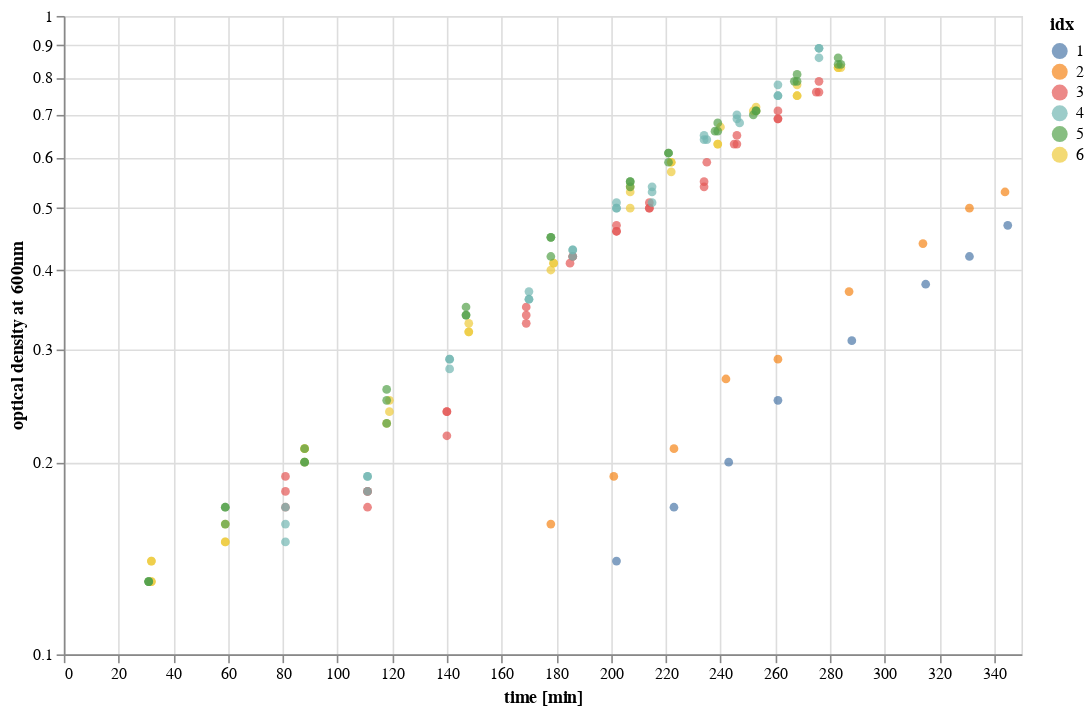

Source (notebook cell):
### Code cell
# Define the file pattern for growth experiments of interest. 
growth_files = glob.glob('201809*/*.csv')

# Concatenate all into a single data frame. 
data = pd.concat([pd.read_csv(g) for g in growth_files], sort=False)
data = data[(data['OD_600'] > 0.1) & (data['run_number'] != 3)].copy()

# Assign identifiers to each unique run. 
run_id = 1
for g, d in data.groupby(['date', 'run_number']):
    data.loc[(data['date']==g[0]) & (data['run_number']==g[1]), 'idx'] = run_id
    run_id += 1
data['idx'] = data['idx'].astype(int)

# Plot all of the data together. 
points = alt.Chart(data, width=600, height=400).mark_point(filled=True).encode(
        x=alt.X('elapsed_time_min:Q', axis={'title':'time [min]'}),
        y=alt.Y('OD_600:Q', axis={'title':'optical density at 600nm'}, scale={'type':'log'}), 
        color='idx:N', )
points.interactive()

### Figure 1 — Vega-Lite specification as saved in the notebook (floating-point values rounded to 4 significant figures; data arrays with more than 128 entries replaced by an {"elided": "..."} marker saying what was removed)
{"$schema": "https://vega.github.io/schema/vega-lite/v2.6.0.json", "config": {"view": {"height": 300, "width": 400}}, "data": {"name": "data-0fce7b2536e11f3e07c2bfa63096a046"}, "datasets": {"data-0fce7b2536e11f3e07c2bfa63096a046": {"elided": "156 records"}}, "encoding": {"color": {"field": "idx", "type": "nominal"}, "x": {"axis": {"title": "time [min]"}, "field": "elapsed_time_min", "type": "quantitative"}, "y": {"axis": {"title": "optical density at 600nm"}, "field": "OD_600", "scale": {"type": "log"}, "type": "quantitative"}}, "height": 400, "mark": {"filled": true, "type": "point"}, "selection": {"selector021": {"bind": "scales", "encodings": ["x", "y"], "mark": {"fill": "#333", "fillOpacity": 0.125, "stroke": "white"}, "on": "[mousedown, window:mouseup] > window:mousemove!", "resolve": "global", "translate": "[mousedown, window:mouseup] > window:mousemove!", "type": "interval", "zoom": "wheel!"}}, "width": 600}
